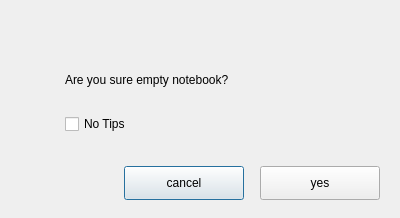
<?xml version="1.0" encoding="UTF-8"?>
<ui version="4.0">
 <class>emptyNotes</class>
 <widget class="QDialog" name="emptyNotes">
  <property name="geometry">
   <rect>
    <x>0</x>
    <y>0</y>
    <width>400</width>
    <height>218</height>
   </rect>
  </property>
  <property name="windowTitle">
   <string>Dialog</string>
  </property>
  <widget class="QWidget" name="widget" native="true">
   <property name="geometry">
    <rect>
     <x>0</x>
     <y>0</y>
     <width>400</width>
     <height>218</height>
    </rect>
   </property>
   <widget class="QLabel" name="label">
    <property name="geometry">
     <rect>
      <x>65</x>
      <y>64</y>
      <width>281</width>
      <height>31</height>
     </rect>
    </property>
    <property name="styleSheet">
     <string notr="true">
</string>
    </property>
    <property name="text">
     <string>Are you sure empty notebook?</string>
    </property>
   </widget>
   <widget class="QCheckBox" name="checkBox">
    <property name="geometry">
     <rect>
      <x>65</x>
      <y>110</y>
      <width>151</width>
      <height>28</height>
     </rect>
    </property>
    <property name="styleSheet">
     <string notr="true"/>
    </property>
    <property name="text">
     <string>No Tips</string>
    </property>
   </widget>
   <widget class="QPushButton" name="pushButton">
    <property name="geometry">
     <rect>
      <x>124</x>
      <y>166</y>
      <width>120</width>
      <height>34</height>
     </rect>
    </property>
    <property name="styleSheet">
     <string notr="true"/>
    </property>
    <property name="text">
     <string>cancel</string>
    </property>
   </widget>
   <widget class="QPushButton" name="pushButton_2">
    <property name="geometry">
     <rect>
      <x>260</x>
      <y>166</y>
      <width>120</width>
      <height>34</height>
     </rect>
    </property>
    <property name="text">
     <string>yes</string>
    </property>
   </widget>
  </widget>
 </widget>
 <resources/>
 <connections/>
</ui>
